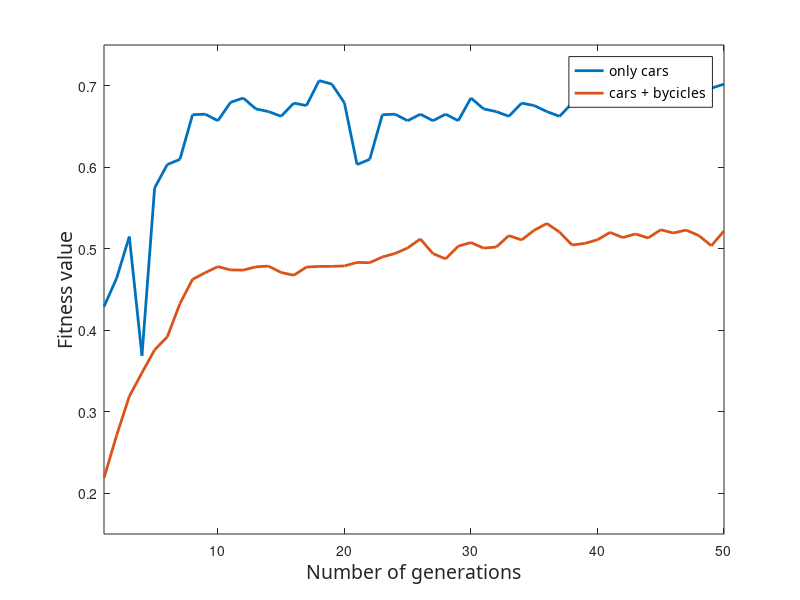

Recreate this plot in MATLAB.
generations = [1, 2, 3, 4, 5, 6, 7, 8, 9, 10, 11, 12, 13, 14, 15, 16, 17, 18, 19, 20, 21, 22, 23, 24, 25, 26, 27, 28, 29, 30, 31, 32, 33, 34, 35, 36, 37, 38, 39, 40, 41, 42, 43, 44, 45, 46, 47, 48, 49, 50];
simulation = [1, 2, 3, 4, 5, 6, 7, 8, 9, 10];

low20 = [0.2188, 0.2711, 0.3189, 0.3478, 0.3759, 0.3918, 0.4326, 0.4625, 0.4706, 0.4781, 0.474, 0.4738, 0.4778, 0.4787, 0.4709, 0.4675, 0.4775, 0.4783, 0.4784, 0.4789, 0.4832, 0.4829, 0.4899, 0.4942, 0.501, 0.512, 0.494, 0.4876, 0.5032, 0.5076, 0.5008, 0.5021, 0.5161, 0.5108, 0.5227, 0.531, 0.5205, 0.5046, 0.5066, 0.511, 0.5201, 0.5137, 0.5182, 0.5132, 0.5233, 0.5193, 0.5229, 0.5163, 0.5037, 0.5218];
medium20 = [0.241, 0.2824, 0.3034, 0.3693, 0.4277, 0.4545, 0.4924, 0.5178, 0.5333, 0.5288, 0.5371, 0.5299, 0.5319, 0.5343, 0.5335, 0.5078, 0.531, 0.5308, 0.5277, 0.5382, 0.5319, 0.5343, 0.5335, 0.5078, 0.531, 0.5308, 0.5277, 0.5382, 0.5182, 0.5132, 0.5233, 0.5193, 0.5229, 0.5163, 0.5037, 0.5218, 0.5308, 0.5277, 0.5382, 0.5182, 0.5132, 0.5233, 0.5063, 0.5037, 0.5018, 0.5108, 0.5277, 0.501, 0.532, 0.523];
high20 = [0.2204, 0.2858, 0.2979, 0.3386, 0.3754, 0.3988, 0.4091, 0.4186, 0.4288, 0.4529, 0.4679, 0.4468, 0.4739, 0.4742, 0.4734, 0.4731, 0.474, 0.4725, 0.4755, 0.4768, 0.4484, 0.4806, 0.4528, 0.4599, 0.4736, 0.4983, 0.4889, 0.4634, 0.4603, 0.4755, 0.4993, 0.494, 0.4876, 0.5032, 0.5076, 0.5008, 0.5021, 0.4889, 0.4945, 0.4848, 0.4977, 0.494, 0.4876, 0.5069, 0.4848, 0.5028, 0.5062, 0.4977, 0.4755, 0.4993];

std_dev_low20 = [0.0964, 0.0818, 0.0796, 0.0832, 0.086, 0.0729, 0.0593, 0.0316, 0.0193, 0.0207, 0.0173, 0.019, 0.0213, 0.0195, 0.0192, 0.0206,  0.0172, 0.0217, 0.0132, 0.0132, 0.0131, 0.0128, 0.0111, 0.01, 0.0158, 0.01, 0.0098, 0.01, 0.0121, 0.0214, 0.0111, 0.0125, 0.011, 0.009, 0.0087, 0.0102, 0.00978, 0.01, 0.0088,  0.0125, 0.007, 0.0125, 0.01, 0.0098, 0.007, 0.008, 0.0075, 0.0098, 0.0087, 0.0078];
std_dev_medium20 = [0.1002, 0.1092, 0.1207, 0.1064, 0.095, 0.09, 0.0393, 0.0385, 0.0341, 0.0173, 0.015, 0.0124, 0.0155, 0.0162, 0.0147, 0.0172, 0.0119, 0.0109, 0.0142, 0.0132, 0.0123, 0.014, 0.0133, 0.01, 0.014, 0.0122, 0.01, 0.0122, 0.0112, 0.009, 0.01, 0.0098, 0.0099, 0.0087, 0.01, 0.0098, 0.009, 0.008, 0.0087, 0.0085, 0.0092, 0.0093, 0.0097, 0.0091, 0.0089, 0.0078, 0.0089, 0.0087, 0.008, 0.007];
std_dev_high20 = [0.0989, 0.1037, 0.0951, 0.0745, 0.0695, 0.0535, 0.046, 0.0561, 0.0491, 0.0342, 0.0246, 0.025, 0.0087, 0.0112, 0.0077, 0.0129, 0.0085, 0.01, 0.01, 0.012, 0.013, 0.012, 0.013, 0.0145, 0.0102, 0.011, 0.009, 0.012, 0.0098, 0.0087, 0.0079, 0.0082, 0.0079, 0.0083, 0.007, 0.0081, 0.008,  0.0076, 0.0075, 0.0069, 0.007, 0.0082, 0.0068, 0.0072, 0.008, 0.007, 0.0075, 0.007, 0.0069, 0.007];

low10 = [0.2882, 0.3216, 0.3608, 0.3761, 0.4487, 0.448, 0.4704, 0.4462, 0.4691, 0.4643, 0.4854, 0.4705, 0.473, 0.4413, 0.4812, 0.4781, 0.4818, 0.4905, 0.4856, 0.474, 0.4759, 0.4874, 0.4694, 0.4855, 0.4995, 0.4802, 0.4977, 0.5014, 0.5116, 0.5102, 0.5104, 0.5042, 0.5109, 0.5058, 0.5079, 0.5071, 0.4935, 0.4861, 0.4915, 0.5231, 0.5181, 0.5262, 0.511, 0.5129, 0.5184, 0.501, 0.5083, 0.5179, 0.5107, 0.5128];
std_dev_low10 = [0.0768, 0.0743, 0.091, 0.0941, 0.0295, 0.0366, 0.0293, 0.028, 0.038, 0.0239, 0.0168, 0.0109, 0.011, 0.01, 0.0121, 0.0181, 0.0171, 0.0147, 0.011, 0.0172, 0.0141, 0.0149, 0.0224, 0.0137, 0.0112, 0.0235, 0.0119, 0.0118, 0.0221, 0.0198, 0.0187, 0.0112, 0.0123, 0.0154, 0.0155, 0.0166, 0.0127, 0.0118, 0.0109, 0.0122, 0.01, 0.0102, 0.011, 0.0099, 0.0098, 0.0099, 0.01, 0.0097, 0.0098, 0.0089];

low30 = [0.2365, 0.2701, 0.3062, 0.3217, 0.3601, 0.3953, 0.4186, 0.4119, 0.423, 0.4267, 0.4345, 0.421, 0.4588, 0.4541, 0.4487, 0.4491, 0.4535, 0.4835, 0.465, 0.463, 0.4946, 0.4897, 0.4718, 0.4714, 0.4677, 0.4786, 0.4722, 0.4694, 0.4731, 0.4779, 0.4795, 0.4823, 0.4796, 0.485, 0.4834, 0.4945, 0.4735, 0.4985, 0.4977, 0.5069, 0.4848, 0.5028, 0.5062, 0.4977, 0.5014, 0.507, 0.5037, 0.5058, 0.5079, 0.5071];
std_dev_low30 = [0.0977, 0.1004, 0.0705, 0.0708, 0.085, 0.0698, 0.0769, 0.0561, 0.049, 0.0606, 0.0551, 0.0697, 0.0519, 0.0525, 0.0554, 0.0491, 0.0493, 0.0467, 0.0501, 0.0833, 0.0354, 0.0328, 0.0583, 0.0573, 0.0653, 0.0547, 0.0653, 0.0418, 0.0644, 0.0584, 0.0503, 0.05, 0.049, 0.05, 0.051, 0.05, 0.048, 0.047, 0.051, 0.05, 0.049, 0.048, 0.045, 0.04, 0.041, 0.035, 0.036, 0.038, 0.04, 0.035];

high20multiple = [0.498, 0.51, 0.498, 0.509, 0.5103, 0.498, 0.4889, 0.512, 0.523, 0.497];

cars_bycicles = [0.2188, 0.2711, 0.3189, 0.3478, 0.3759, 0.3918, 0.4326, 0.4625, 0.4706, 0.4781, 0.474, 0.4738, 0.4778, 0.4787, 0.4709, 0.4675, 0.4775, 0.4783, 0.4784, 0.4789, 0.4832, 0.4829, 0.4899, 0.4942, 0.501, 0.512, 0.494, 0.4876, 0.5032, 0.5076, 0.5008, 0.5021, 0.5161, 0.5108, 0.5227, 0.531, 0.5205, 0.5046, 0.5066, 0.511, 0.5201, 0.5137, 0.5182, 0.5132, 0.5233, 0.5193, 0.5229, 0.5163, 0.5037, 0.5218];
cars = [0.429, 0.464, 0.515, 0.3686, 0.5746, 0.6033, 0.6097, 0.6645, 0.6651, 0.6571, 0.6796, 0.685, 0.6716, 0.6683, 0.6625, 0.6787, 0.6757, 0.7063, 0.7021, 0.679, 0.6033, 0.6097, 0.6645, 0.6651, 0.6571, 0.6651, 0.6571, 0.6651, 0.6571, 0.685, 0.6716, 0.6683, 0.6625, 0.6787, 0.6757, 0.6683, 0.6625, 0.6787, 0.6757, 0.7063, 0.7021, 0.679, 0.68, 0.697, 0.699, 0.702, 0.712, 0.716, 0.697, 0.702]; 

curve1 = low20 + std_dev_low20;
curve2 = low20 - std_dev_low20;

curve3 = medium20 + std_dev_medium20;
curve4 = medium20 - std_dev_medium20;

curve5 = high20 + std_dev_high20;
curve6 = high20 - std_dev_high20;

curve7 = low10 + std_dev_low10;
curve8 = low10 - std_dev_low10;

curve9 = low30 + std_dev_low30;
curve10 = low30 - std_dev_low30;

x2 = [generations, fliplr(generations)];

inLow20 = [curve1, fliplr(curve2)];
inMedium20 = [curve3, fliplr(curve4)];
inHigh20 = [curve5, fliplr(curve6)];
inLow10 = [curve7, fliplr(curve8)];
inLow30 = [curve9, fliplr(curve10)];

%s10 = fill(x2, inLow10, 'g');
%hold on;
%plot(generations, low10, 'g', 'LineWidth', 2);
%hold on;
%s20 = fill(x2, inLow20, 'r');
%hold on;
%plot(generations, low20, 'r', 'LineWidth', 2);
%hold on;
%s30 = fill(x2, inLow30, 'y');
%hold on;
%plot(generations, low30, 'y', 'LineWidth', 2);
%hold on;
%axis([1 50 0.1 0.58]);
%xlabel('Number of generations', 'FontName', 'Lucida Bright', 'FontSize', 12);
%xlabel('Simulation');
%ylabel('Fitness value', 'FontName', 'Lucida Bright', 'FontSize', 12);
%legend('std population 10', 'population 10', 'std population 20', 'population 20', 'std population 30', 'population 30', 'FontName', 'Lucida Bright', 'FontSize', 8);
%hold off;
%alpha(s20, 0.1);
%alpha(s10, 0.1);
%alpha(s30, 0.1);


%bar(simulation, high20multiple);
%hold on;
%xlabel('Simulation', 'FontName', 'Lucida Bright', 'FontSize', 12);
%ylabel('Fitness value', 'FontName', 'Lucida Bright', 'FontSize', 12);
%legend('high demand population 20', 'FontName', 'Lucida Bright', 'FontSize', 10);
%hold off;

plot(generations,cars,'LineWidth', 2);
hold on;
plot(generations,cars_bycicles,'LineWidth', 2);
axis([1 50 0.15 0.75]);
xlabel('Number of generations', 'FontName', 'Lucida Bright', 'FontSize', 14);
ylabel('Fitness value', 'FontName', 'Lucida Bright', 'FontSize', 14);
legend('only cars', 'cars + bycicles', 'FontName', 'Lucida Bright', 'FontSize', 10);
